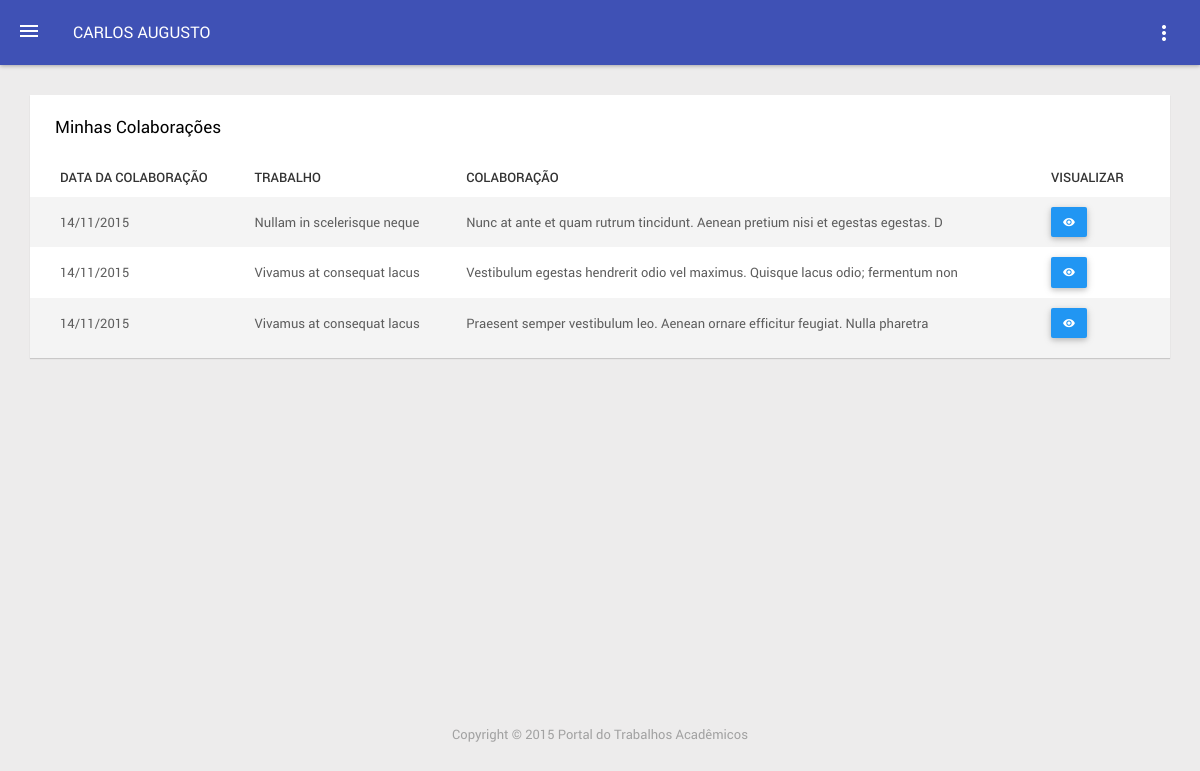
/portal/index.php?page=40.7&usuario=4 (signed in), run on an earlier commit of the app's database.
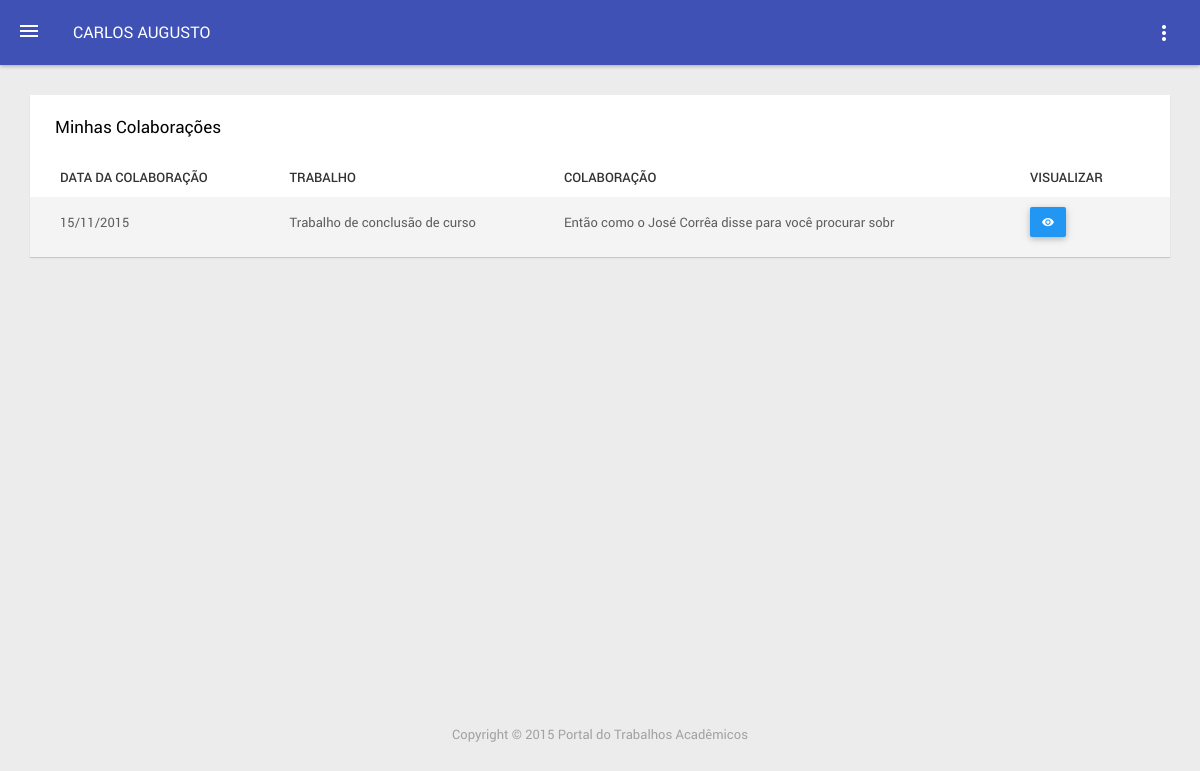
And on a later commit of the database.
### tables this page shows
CREATE TABLE IF NOT EXISTS `tb_colaboracao` (
  `id_colaboracao` int(11) NOT NULL AUTO_INCREMENT,
  `descricao` text NOT NULL,
  `dataCriacao` datetime NOT NULL,
  `dataAceite` datetime DEFAULT NULL,
  `status` char(1) NOT NULL,
  `id_usuario` int(10) NOT NULL,
  `id_trabalho` int(10) NOT NULL,
  PRIMARY KEY (`id_colaboracao`),
  KEY `FKtb_colabor667850` (`id_usuario`,`id_trabalho`),
  FULLTEXT KEY `status` (`status`)
);

CREATE TABLE IF NOT EXISTS `tb_trabalho` (
  `id_trabalho` int(10) NOT NULL AUTO_INCREMENT,
  `id_usuario` int(10) NOT NULL,
  `nome` varchar(100) NOT NULL,
  `descricao` text NOT NULL,
  `token` varchar(10) NOT NULL,
  PRIMARY KEY (`id_trabalho`),
  UNIQUE KEY `token` (`token`),
  KEY `FKtb_trabalh834859` (`id_usuario`)
);

### portal/pages/collaborations/myContributions.php (the view)
<?php
    $usuario = $_GET['usuario'];
?>
<div class="card">
    <div class="card-header">
        <h2>Minhas Colaborações</h2>
    </div>
    <table id="data-table-command" class="table table-striped table-vmiddle table-hover">
        <thead>
            <tr>
                <th data-column-id="id" data-type="date">Data da Colaboração</th>
                <th data-column-id="work">Trabalho</th>
                <th data-column-id="sender">Colaboração</th>
                <th data-column-id="commands" data-formatter="commands" data-sortable="false">Visualizar</th>
            </tr>
        </thead>
        <tbody>
            <?php
                $sql = "select tb_colaboracao.dataCriacao, tb_trabalho.nome, tb_colaboracao.descricao,tb_colaboracao.id_colaboracao
                            from tb_colaboracao
                            inner join tb_trabalho
                            on (tb_colaboracao.id_trabalho= tb_trabalho.id_trabalho)
                            where(tb_colaboracao.id_usuario = $usuario)
                            order by tb_colaboracao.dataCriacao";
                $search_query = mysql_query($sql);
                while($select = mysql_fetch_array($search_query)){
                    $nomeTrabalho = $select["nome"];
                    $descricao = substr(strip_tags($select["descricao"]), 0, 80);
                    $dataCriacao = date('d/m/Y', strtotime($select["dataCriacao"]));
                    $colaboracao = $select["id_colaboracao"];
                    print('<tr>');
                        print('<td>'."$dataCriacao".'</td>');
                        print('<td>'."$nomeTrabalho".'</td>');
                        print('<td>'."$descricao".'</td>');
                        print('<td><a href="index.php?page=11&id_colaboracao='.$colaboracao.'" class="btn bgm-blue m-r-5" id="visualizar"><i class="zmdi zmdi-eye"></i></a></td>');
                    print('</tr>');
                }
            ?>
        </tbody>
    </table>
</div>

What changed in the data, as far as the page shows it:
removed tb_colaboracao: dataCriacao "14/11/2015", tb_trabalho.nome "Nullam in scelerisque neque", descricao "Nunc at ante et quam rutrum tincidunt. Aenean pretium nisi et egestas egestas. D"
removed tb_colaboracao: dataCriacao "14/11/2015", tb_trabalho.nome "Vivamus at consequat lacus", descricao "Vestibulum egestas hendrerit odio vel maximus. Quisque lacus odio; fermentum non"
removed tb_colaboracao: dataCriacao "14/11/2015", tb_trabalho.nome "Vivamus at consequat lacus", descricao "Praesent semper vestibulum leo. Aenean ornare efficitur feugiat. Nulla pharetra"
added tb_colaboracao: dataCriacao "15/11/2015", tb_trabalho.nome "Trabalho de conclusão de curso", descricao "Então como o José Corrêa disse para você procurar sobr"
